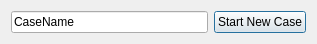
<?xml version="1.0" encoding="UTF-8"?>
<ui version="4.0">
 <class>CaseNameDialog</class>
 <widget class="QDialog" name="CaseNameDialog">
  <property name="windowModality">
   <enum>Qt::ApplicationModal</enum>
  </property>
  <property name="geometry">
   <rect>
    <x>0</x>
    <y>0</y>
    <width>317</width>
    <height>41</height>
   </rect>
  </property>
  <property name="windowTitle">
   <string>Form</string>
  </property>
  <property name="modal">
   <bool>true</bool>
  </property>
  <layout class="QGridLayout" name="gridLayout">
   <item row="0" column="1">
    <widget class="QPushButton" name="NewCaseButton">
     <property name="text">
      <string>Start New Case</string>
     </property>
    </widget>
   </item>
   <item row="0" column="0">
    <widget class="QLineEdit" name="CaseNameLineEdit">
     <property name="text">
      <string>CaseName</string>
     </property>
    </widget>
   </item>
  </layout>
 </widget>
 <resources/>
 <connections>
  <connection>
   <sender>NewCaseButton</sender>
   <signal>clicked()</signal>
   <receiver>CaseNameDialog</receiver>
   <slot>accept()</slot>
   <hints>
    <hint type="sourcelabel">
     <x>349</x>
     <y>227</y>
    </hint>
    <hint type="destinationlabel">
     <x>199</x>
     <y>149</y>
    </hint>
   </hints>
  </connection>
 </connections>
</ui>
